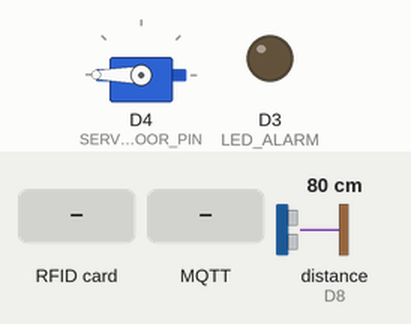
Simulated run of this program. Board: ESP8266 (NodeMCU). On the bench: servo, output pins drawn as LEDs (lit = HIGH). Wiring (inferred from the names in the program): ultrasonic range finder: trigger D0; echo D8. The test bench sets the inputs (shaded band); at power-on: distance to the obstacle (sensor on D8) 80 cm. The echo pulse lasts 58.3 µs per cm; WiFi joins after 1.5 s; servers stay silent unless stated; uploads are accepted with an empty reply; no MQTT or app messages arrive unless stated; pins used as bus, display or sensor lines are not drawn; what the program prints to the serial monitor is not drawn.

Above: at 2.0 s.
At 3.5 s:
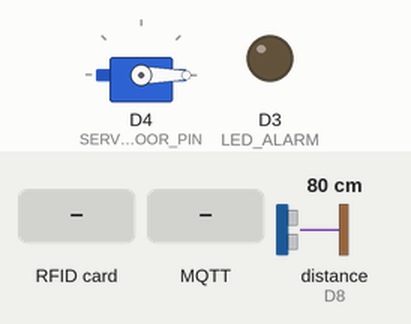
3.6 s: distance to the obstacle (sensor on D8) set to 2 cm
5.9 s: RFID card 5E 7A 19 C4 held to the reader
7.4 s: MQTT message "true" arrives on the first subscribed topic
8.9 s: MQTT message "1" arrives on the first subscribed topic
11.9 s: distance to the obstacle (sensor on D8) set to 35 cm
13.4 s: MQTT message "on" arrives on the first subscribed topic
Timing chart, 0 to 15.9 s (numbered marks = the images above; inputs shaded):
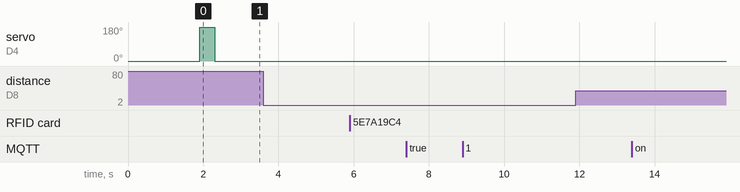

Measured:
- after the input at 3.6 s, every drawn part: stays the same
- after the input at 5.9 s, every drawn part: stays the same
- after the input at 7.4 s, every drawn part: stays the same
- after the input at 8.9 s, every drawn part: stays the same
- after the input at 11.9 s, every drawn part: stays the same
- after the input at 13.4 s, every drawn part: stays the same

The program:

main.cpp
```cpp
#include <SPI.h>
#include <MFRC522.h>
#include <Servo.h>
#include <ESP8266WiFi.h>
#include <ESP8266HTTPClient.h>
#include "../lib/mqtt_config.h"

const char *WIFI_SSID = "CLARO1_1B20F6";
const char *WIFI_PASS = "492BCORuFG";
const char *BACKEND_URL = "http://192.168.1.35:3000/api/logs";

HTTPClient http;
WiFiClient httpWiFiClient;

// --------- RC522 ----------
const uint8_t SS_PIN = D2;  // SDA/SS
const uint8_t RST_PIN = D1; // RST
MFRC522 rfid(SS_PIN, RST_PIN);

// --------- SERVO PUERTA ----------
const uint8_t SERVO_DOOR_PIN = D4;
Servo door;
const int DOOR_CLOSED = 0;
const int DOOR_OPEN = 180;
const unsigned long DOOR_OPEN_MS = 3000UL;

// Control no bloqueante de la puerta
bool doorIsOpening = false;
unsigned long doorOpenStartTime = 0;

// Control MQTT (viene de mqtt_config.cpp)
extern bool manualControlDoor; // true => puerta controlada por MQTT
extern bool doorRequestedOpen; // valor pedido por "rfid/door/update"

// --------- ULTRASONIDO ----------
const uint8_t US_TRIG = D0;
const uint8_t US_ECHO = D8;
const unsigned long SAMPLE_MS = 300;
const int COUNT_START_CM = 20;
const unsigned long PRESENCE_LIMIT_MS = 30000UL;
unsigned long presenceMs = 0;

// --------- LED ALARMA ----------
const uint8_t LED_ALARM = D3;
const unsigned long AUTH_OK_GRACE_MS = 10000UL;
unsigned long lastAuthOkMs = 0;

// Control no bloqueante de alarma
bool alarmIsBlinking = false;
unsigned long alarmStartTime = 0;
unsigned long lastAlarmToggle = 0;
const unsigned long ALARM_BLINK_MS = 120;
const unsigned long ALARM_DURATION_MS = 5000;
bool alarmLedState = false;

// Control de HTTP no bloqueante
struct HTTPRequest
{
  String url;
  String payload;
  bool pending;
};
HTTPRequest pendingRequest = {"", "", false};

// --------- FUNCIONES ----------

bool isAllowed(const String &uid)
{
  for (int i = 0; i < allowedCount; i++)
    if (uid == allowedUIDs[i])
      return true;
  return false;
}

// Versión no bloqueante de apertura de puerta
void startOpenDoor()
{
  if (!doorIsOpening)
  {
    door.write(DOOR_OPEN);
    doorIsOpening = true;
    doorOpenStartTime = millis();
  }
}

void updateDoor()
{
  if (doorIsOpening && (millis() - doorOpenStartTime >= DOOR_OPEN_MS))
  {
    door.write(DOOR_CLOSED);
    doorIsOpening = false;
  }
}

long ping_cm()
{
  digitalWrite(US_TRIG, LOW);
  delayMicroseconds(3);
  digitalWrite(US_TRIG, HIGH);
  delayMicroseconds(12);
  digitalWrite(US_TRIG, LOW);

  long dur = pulseIn(US_ECHO, HIGH, 35000UL);
  if (dur == 0)
    return -1;

  long cm = dur / 58;
  if (cm < 2 || cm > 400)
    return -1;

  return cm;
}

// Versión no bloqueante de alarma
void startAlarm()
{
  if (!alarmIsBlinking)
  {
    alarmIsBlinking = true;
    alarmStartTime = millis();
    lastAlarmToggle = millis();
    alarmLedState = true;
    digitalWrite(LED_ALARM, HIGH);
  }
}

void updateAlarm()
{
  if (!alarmIsBlinking)
    return;

  unsigned long now = millis();

  // Verificar si terminó la duración de la alarma
  if (now - alarmStartTime >= ALARM_DURATION_MS)
  {
    alarmIsBlinking = false;
    digitalWrite(LED_ALARM, LOW);
    return;
  }

  // Alternar LED
  if (now - lastAlarmToggle >= ALARM_BLINK_MS)
  {
    lastAlarmToggle = now;
    alarmLedState = !alarmLedState;
    digitalWrite(LED_ALARM, alarmLedState ? HIGH : LOW);
  }
}

// HTTP no bloqueante - encolar solicitud
void queueHTTPRequest(const String &url, const String &payload)
{
  if (!pendingRequest.pending)
  {
    pendingRequest.url = url;
    pendingRequest.payload = payload;
    pendingRequest.pending = true;
  }
  else
  {
    Serial.println(F("[HTTP] Solicitud anterior pendiente, omitiendo..."));
  }
}

// Procesar solicitud HTTP pendiente
void processHTTPRequest()
{
  if (!pendingRequest.pending || WiFi.status() != WL_CONNECTED)
  {
    return;
  }

  http.begin(httpWiFiClient, pendingRequest.url);
  http.setTimeout(3000); // Timeout reducido a 3 segundos
  http.addHeader(F("Content-Type"), F("application/json"));

  int httpCode = http.POST(pendingRequest.payload);

  if (httpCode > 0)
  {
    Serial.print(F("[HTTP] Resp: "));
    Serial.println(httpCode);
  }
  else
  {
    Serial.print(F("[HTTP] Error: "));
    Serial.println(http.errorToString(httpCode));
  }

  http.end();
  pendingRequest.pending = false;
}

void setup()
{
  Serial.begin(115200);

  // Configurar pines antes de WiFi
  pinMode(LED_ALARM, OUTPUT);
  digitalWrite(LED_ALARM, LOW);
  pinMode(US_TRIG, OUTPUT);
  pinMode(US_ECHO, INPUT);

  // WiFi con timeout
  WiFi.mode(WIFI_STA);
  WiFi.begin(WIFI_SSID, WIFI_PASS);

  Serial.print(F("Conectando WiFi"));
  unsigned long wifiStart = millis();
  while (WiFi.status() != WL_CONNECTED && (millis() - wifiStart < 15000))
  {
    delay(250); // Delay reducido
    Serial.print(F("."));
  }

  if (WiFi.status() == WL_CONNECTED)
  {
    Serial.println(F("\nWiFi conectado"));
    Serial.println(WiFi.localIP());
  }
  else
  {
    Serial.println(F("\nWiFi falló, continuando..."));
  }

  // MQTT no bloqueante
  initMQTTConnection();

  // RC522
  SPI.begin();
  rfid.PCD_Init();
  delay(50); // Único delay necesario para inicialización de hardware

  Serial.print(F("RC522 v"));
  Serial.println(rfid.PCD_ReadRegister(MFRC522::VersionReg), HEX);

  // Servo - test rápido
  door.attach(SERVO_DOOR_PIN);
  door.write(DOOR_CLOSED);
  delay(300);
  door.write(DOOR_OPEN);
  delay(400);
  door.write(DOOR_CLOSED);

  Serial.println(F("Sistema listo"));
}

void loop()
{
  // MQTT no bloqueante
  loopMQTTConnection();

  // Actualizar estados no bloqueantes
  updateDoor();
  updateAlarm();
  processHTTPRequest();

  // -------- CONTROL MANUAL DE PUERTA (MQTT) --------
  if (manualControlDoor)
  {
    // MQTT pide abrir
    if (doorRequestedOpen && !doorIsOpening && door.read() != DOOR_OPEN)
    {
      Serial.println(F("[DOOR] MQTT → OPEN"));
      door.write(DOOR_OPEN);
      startOpenDoor(); // para autocierre si quieres
    }

    // MQTT pide cerrar
    if (!doorRequestedOpen && door.read() != DOOR_CLOSED)
    {
      Serial.println(F("[DOOR] MQTT → CLOSE"));
      door.write(DOOR_CLOSED);
    }
  }

  // -------- RFID --------
  if (rfid.PICC_IsNewCardPresent() && rfid.PICC_ReadCardSerial())
  {
    String uid = "";
    for (byte i = 0; i < rfid.uid.size; i++)
    {
      if (rfid.uid.uidByte[i] < 0x10)
        uid += "0";
      uid += String(rfid.uid.uidByte[i], HEX);
    }
    uid.toUpperCase();

    Serial.print(F("UID="));
    Serial.println(uid);

    if (isAllowed(uid))
    {
      Serial.println(F("ACCESO PERMITIDO"));
      lastAuthOkMs = millis();
      presenceMs = 0;
      if (!manualControlDoor)
      {
        startOpenDoor();
        Serial.println(F("Puerta Abierta"));
      }
      else
      {
        Serial.println(F("Puerta bajo control manual MQTT, no se abre"));
      }

      queueHTTPRequest(
          "http://192.168.1.35:3000/api/logs",
          "{\"uid\":\"" + uid + "\",\"authorized\":true,\"source\":\"esp32-A\"}");
    }
    else
    {
      Serial.println(F("ACCESO DENEGADO"));
      queueHTTPRequest(
          "http://192.168.1.35:3000/api/logs",
          "{\"uid\":\"" + uid + "\",\"authorized\":false,\"source\":\"esp32-A\"}");
    }

    rfid.PICC_HaltA();
    rfid.PCD_StopCrypto1();
  }

  // -------- ULTRASONIDO --------
  // -------- ULTRASONIDO --------
  static unsigned long lastUS = 0;
  if (millis() - lastUS >= SAMPLE_MS)
  {
    lastUS = millis();
    long cm = ping_cm();

    // DEBUG: Imprimir valores del sensor
    static unsigned long lastDebug = 0;
    if (millis() - lastDebug >= 2000)
    {
      Serial.print("[US] Distancia: ");
      Serial.print(cm);
      Serial.print(" cm | PresenceMs: ");
      Serial.print(presenceMs);
      Serial.print(" | AuthRecent: ");
      Serial.println((millis() - lastAuthOkMs) < AUTH_OK_GRACE_MS ? "SI" : "NO");
      lastDebug = millis();
    }

    if (cm > 0 && cm <= COUNT_START_CM)
    {
      presenceMs += SAMPLE_MS;
      Serial.print("[US] Detección: ");
      Serial.print(cm);
      Serial.println(" cm - Acumulando...");
    }
    else
    {
      if (presenceMs > 0)
      {
        Serial.println("[US] Sin detección - Reset contador");
      }
      presenceMs = 0;
    }

    bool authRecent = (millis() - lastAuthOkMs) < AUTH_OK_GRACE_MS;

    if (presenceMs >= PRESENCE_LIMIT_MS && !authRecent && !alarmIsBlinking)
    {
      Serial.println(F("[ALERTA] Presencia >30s sin RFID"));

      queueHTTPRequest(
          "http://192.168.1.35:3000/api/alerts",
          "{\"type\":\"unauthorized_presence\","
          "\"description\":\"Presencia >30s sin RFID valido\","
          "\"duration_ms\":30000,"
          "\"source\":\"esp32-A\"}");

      startAlarm();
      presenceMs = 0;
    }
  }
}
```

mqtt_config.cpp
```cpp
#include <Arduino.h>
#include <ArduinoJson.h>
#include "../lib/mqtt_config.h"

// ====== CONFIG MQTT ======
const char *MQTT_HOST = "192.168.1.35";
const int MQTT_PORT = 1883;
const char *MQTT_USER = "mariaDB";
const char *MQTT_PASS = "root";

// ====== TOPICS ======
const char *TOPIC_ALLOWED_UPDATE = "rfid/allowed/update";
const char *TOPIC_MANUAL_UPDATE = "device/manual_control/available";
const char *TOPIC_DOOR_UPDATE = "device/door/state";

// ====== CLIENTES ======
WiFiClient espClient;
PubSubClient mqttClient(espClient);

// ====== RFID UIDs PERMITIDOS ======
String allowedUIDs[50];
int allowedCount = 0;

// ====== CONTROL MANUAL PUERTA ======
bool manualControlDoor = false;
bool doorRequestedOpen = false;

// ====== RECONEXIÓN NO BLOQUEANTE ======
unsigned long lastMQTTReconnectAttempt = 0;
const unsigned long MQTT_RECONNECT_INTERVAL = 5000; // 5 s

// ============================================================================
//                               CALLBACK MQTT
// ============================================================================
static void mqttCallback(char *topic, byte *payload, unsigned int length)
{
  // Copiar payload a String seguro
  char buf[256];
  unsigned int n = (length < sizeof(buf) - 1) ? length : (sizeof(buf) - 1);
  memcpy(buf, payload, n);
  buf[n] = '\0';

  String body = String(buf);
  body.trim();

  Serial.print(F("[MQTT] Topic <"));
  Serial.print(topic);
  Serial.print(F("> => '"));
  Serial.print(body);
  Serial.println(F("'"));

  // ========= 1) ACTUALIZAR UID PERMITIDOS =========
  if (strcmp(topic, TOPIC_ALLOWED_UPDATE) == 0)
  {
    StaticJsonDocument<1024> doc;
    DeserializationError error = deserializeJson(doc, body);

    if (error)
    {
      Serial.print(F("[MQTT] Error JSON UIDs: "));
      Serial.println(error.c_str());
      return;
    }

    allowedCount = 0;
    JsonArray arr = doc.as<JsonArray>();

    for (JsonVariant v : arr)
    {
      if (allowedCount < 50)
      {
        allowedUIDs[allowedCount++] = v.as<String>();
      }
    }

    Serial.print(F("[MQTT] UIDs actualizados: "));
    Serial.println(allowedCount);
    return;
  }

  // ========= 2) HABILITAR / DESHABILITAR CONTROL MANUAL =========
  if (strcmp(topic, TOPIC_MANUAL_UPDATE) == 0)
  {
    // esperamos "true" / "false"
    manualControlDoor = (body == "true" || body == "1" || body == "on");

    Serial.print(F("[DOOR] Modo manual: "));
    Serial.println(manualControlDoor ? F("ENABLED") : F("DISABLED"));
    return;
  }

  // ========= 3) COMANDO MANUAL DE PUERTA =========
  if (strcmp(topic, TOPIC_DOOR_UPDATE) == 0)
  {
    // Solo tiene efecto si el modo manual está activado
    if (!manualControlDoor)
    {
      Serial.println(F("[DOOR] Ignorado: manual_control = false"));
      return;
    }

    if (body == "open")
    {
      doorRequestedOpen = true;
      Serial.println(F("[DOOR] Comando manual: OPEN"));
    }
    else if (body == "closed")
    {
      doorRequestedOpen = false;
      Serial.println(F("[DOOR] Comando manual: CLOSED"));
    }
    else
    {
      Serial.println(F("[DOOR] Comando inválido (usa 'open'/'closed')"));
    }

    return;
  }

  // ========= TOPIC DESCONOCIDO =========
  Serial.println(F("[MQTT] ⚠ Topic no reconocido"));
}

// ============================================================================
//                        RECONEXIÓN MQTT NO BLOQUEANTE
// ============================================================================
bool reconnectMQTT()
{
  if (mqttClient.connected())
  {
    return true;
  }

  unsigned long now = millis();
  if (now - lastMQTTReconnectAttempt < MQTT_RECONNECT_INTERVAL)
  {
    return false;
  }

  lastMQTTReconnectAttempt = now;
  Serial.print(F("[MQTT] Conectando... "));

  String clientId = F("ESP8266_RFID_DOOR_");
  clientId += String(ESP.getChipId(), HEX);

  if (mqttClient.connect(clientId.c_str(), MQTT_USER, MQTT_PASS))
  {
    Serial.println(F("OK"));

    // Suscripciones necesarias
    mqttClient.subscribe(TOPIC_ALLOWED_UPDATE, 1);
    mqttClient.subscribe(TOPIC_MANUAL_UPDATE, 1);
    mqttClient.subscribe(TOPIC_DOOR_UPDATE, 1);

    Serial.println(F("[MQTT] Suscrito a:"));
    Serial.print(F("  ✓ "));
    Serial.println(TOPIC_ALLOWED_UPDATE);
    Serial.print(F("  ✓ "));
    Serial.println(TOPIC_MANUAL_UPDATE);
    Serial.print(F("  ✓ "));
    Serial.println(TOPIC_DOOR_UPDATE);

    return true;
  }
  else
  {
    Serial.print(F("FALLÓ, rc="));
    Serial.println(mqttClient.state());
    return false;
  }
}

// ============================================================================
//                               API PÚBLICA
// ============================================================================
void initMQTTConnection()
{
  mqttClient.setServer(MQTT_HOST, MQTT_PORT);
  mqttClient.setCallback(mqttCallback);

  mqttClient.setKeepAlive(15);
  mqttClient.setSocketTimeout(5);
  mqttClient.setBufferSize(512);

  reconnectMQTT();
}

void loopMQTTConnection()
{
  if (!mqttClient.connected())
  {
    reconnectMQTT();
  }
  else
  {
    mqttClient.loop();
  }
}
```
